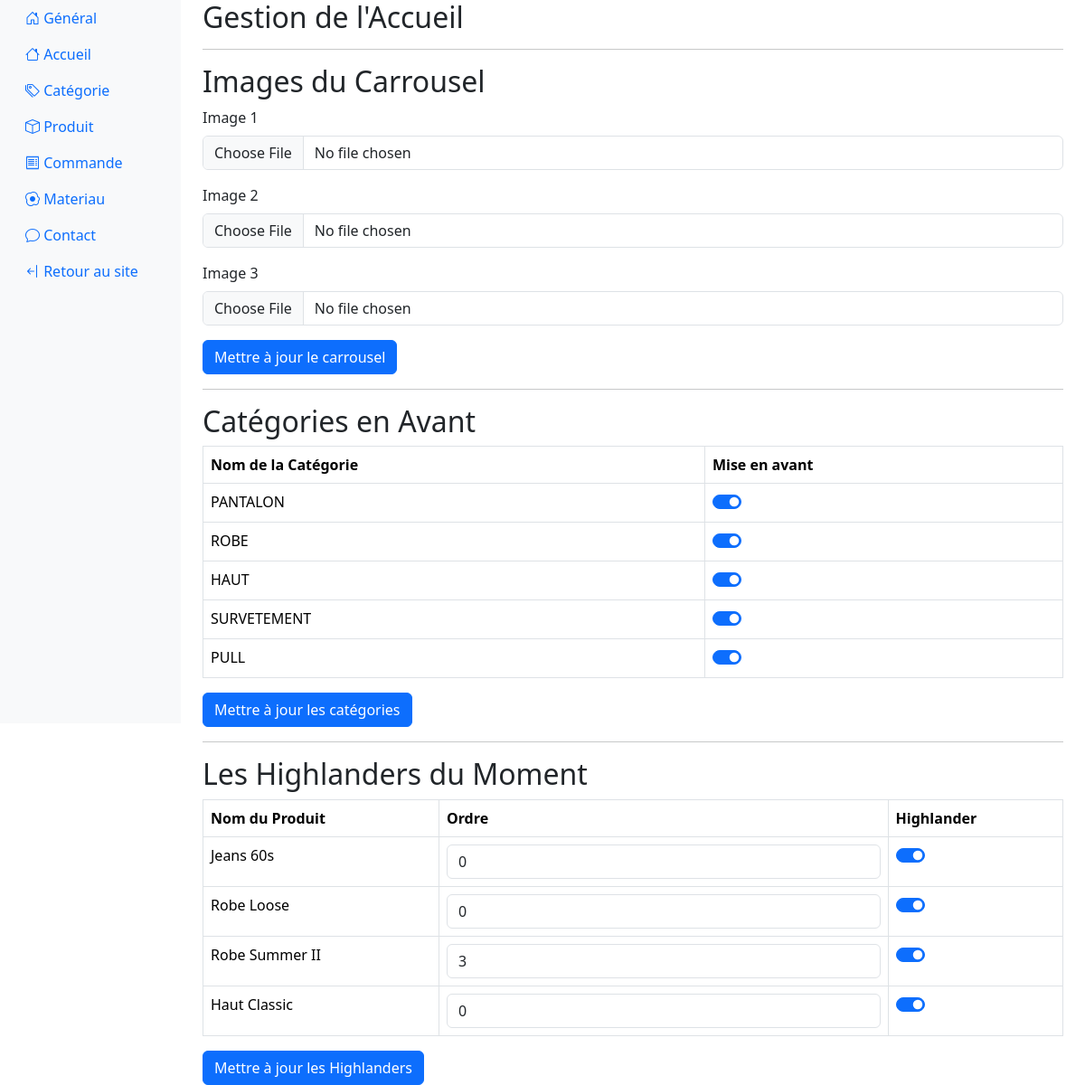
/PHP/FrontEnd/BackOffice/backoffice-index.php (signed in), run on the app's committed database.
### tables this page shows
CREATE TABLE `categorie` (
  `categorie_id` int(11) NOT NULL,
  `categorie_nom` varchar(50) DEFAULT NULL,
  `categorie_desc` varchar(250) DEFAULT NULL,
  `categorie_image` varchar(200) NOT NULL,
  `categorie_highlight` tinyint(1) NOT NULL DEFAULT 0
);

CREATE TABLE `produit` (
  `produit_id` int(11) NOT NULL,
  `produit_nom` varchar(50) DEFAULT NULL,
  `produit_desc` varchar(200) DEFAULT NULL,
  `produit_prix` decimal(5,2) DEFAULT NULL,
  `produit_stock` tinyint(4) DEFAULT NULL,
  `produit_highlander` tinyint(1) NOT NULL DEFAULT 0,
  `ordre_highlander` int(11) NOT NULL,
  `categorie_id` int(11) NOT NULL
);

### PHP/FrontEnd/BackOffice/backoffice-index.php (the view, shortened to what this page needs)
<?php
include '../../Fonction/element.php';
$dbh = connexion_bdd();
$categories = $dbh->query("SELECT * FROM categorie")->fetchAll(PDO::FETCH_ASSOC);
$produits = $dbh->query("SELECT * FROM produit WHERE produit_highlander = 1")->fetchAll(PDO::FETCH_ASSOC);
?>
<!doctype html>
<html lang="en">
<head>
</head>
<body>
    <h1 class="h2">Gestion de l'Accueil</h1>
    <hr>
    <section id="carousel-management">
        <h2>Images du Carrousel</h2>
        <form method="POST" enctype="multipart/form-data">
            <div class="mb-3">
                <label for="carouselImage1" class="form-label">Image 1</label>
                <input type="file" class="form-control" id="carouselImage1" name="carouselImage1">
            </div>
            <div class="mb-3">
                <label for="carouselImage2" class="form-label">Image 2</label>
                <input type="file" class="form-control" id="carouselImage2" name="carouselImage2">
            </div>
            <div class="mb-3">
                <label for="carouselImage3" class="form-label">Image 3</label>
                <input type="file" class="form-control" id="carouselImage3" name="carouselImage3">
            </div>
            <button type="submit" class="btn btn-primary" name="carrousel_update">Mettre à jour le carrousel</button>
        </form>
    </section>
    <hr>
    <section id="highlighted-categories">
        <h2>Catégories en Avant</h2>
        <form method="POST">
            <table class="table table-bordered">
                <thead>
                    <tr>
                        <th>Nom de la Catégorie</th>
                        <th>Mise en avant</th>
                    </tr>
                </thead>
                <tbody>
                    <?php foreach ($categories as $categorie): ?>
                        <tr>
                            <td><?php echo htmlspecialchars($categorie['categorie_nom']); ?></td>
                            <td>
                                <div class="form-check form-switch">
                                    <input class="form-check-input" type="checkbox" name="highlighted_categories[]" value="<?php echo $categorie['categorie_id']; ?>" <?php echo $categorie['categorie_highlight'] ? 'checked' : ''; ?>>
                                </div>
                            </td>
                        </tr>
                    <?php endforeach; ?>
                </tbody>
            </table>
            <button type="submit" class="btn btn-primary" name="update_categories">Mettre à jour les catégories</button>
        </form>
    </section>
    <hr>
    <section id="highlanders-management">
        <h2>Les Highlanders du Moment</h2>
        <form method="POST">
            <table class="table table-bordered">
                <thead>
                    <tr>
                        <th>Nom du Produit</th>
                        <th>Ordre</th>
                        <th>Highlander</th>
                    </tr>
                </thead>
                <tbody>
                    <?php foreach ($produits as $produit): ?>
                        <tr>
                            <td><?php echo htmlspecialchars($produit['produit_nom']); ?></td>
                            <td>
                                <input type="number" class="form-control" name="ordre_highlander[<?php echo $produit['produit_id']; ?>]" value="<?php echo $produit['ordre_highlander'] ?? ''; ?>">
                            </td>
                            <td>
                                <div class="form-check form-switch">
                                    <input class="form-check-input" type="checkbox" name="highlander_products[]" value="<?php echo $produit['produit_id']; ?>" <?php echo $produit['produit_highlander'] ? 'checked' : ''; ?>>
                                </div>
                            </td>
                        </tr>
                    <?php endforeach; ?>
                </tbody>
            </table>
            <button type="submit" class="btn btn-primary" name="update_highlanders">Mettre à jour les Highlanders</button>
        </form>
    </section>
</body>
</html>

### data on the page
categorie: categorie_nom "PANTALON", categorie_highlight "☑"
categorie: categorie_nom "ROBE", categorie_highlight "☑"
categorie: categorie_nom "HAUT", categorie_highlight "☑"
categorie: categorie_nom "SURVETEMENT", categorie_highlight "☑"
categorie: categorie_nom "PULL", categorie_highlight "☑"
produit: produit_nom "Jeans 60s", ordre_highlander "0", produit_highlander "☑"
produit: produit_nom "Robe Loose", ordre_highlander "0", produit_highlander "☑"
produit: produit_nom "Robe Summer II", ordre_highlander "3", produit_highlander "☑"
produit: produit_nom "Haut Classic", ordre_highlander "0", produit_highlander "☑"
